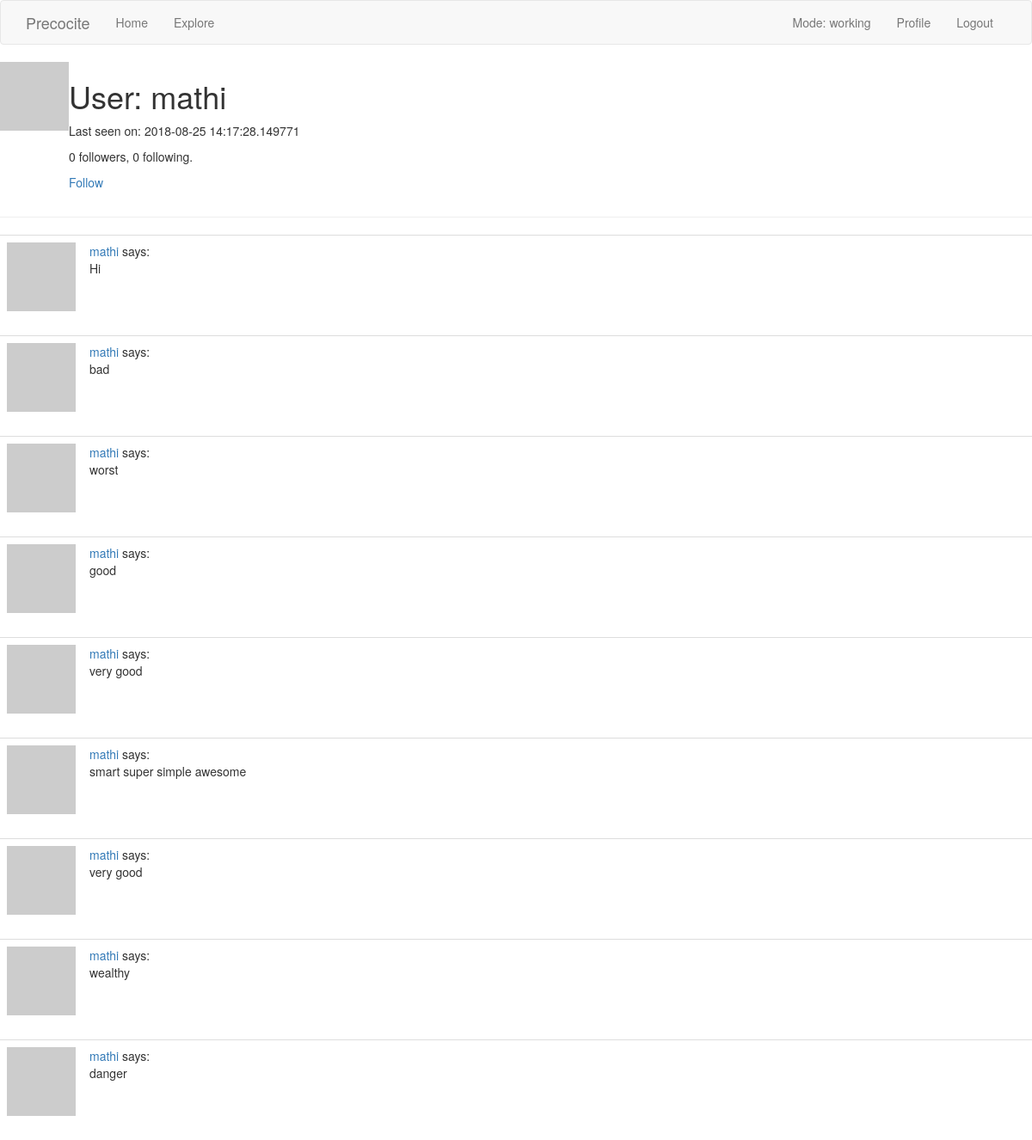
The page /user/mathi (signed in) on the database as committed earlier.
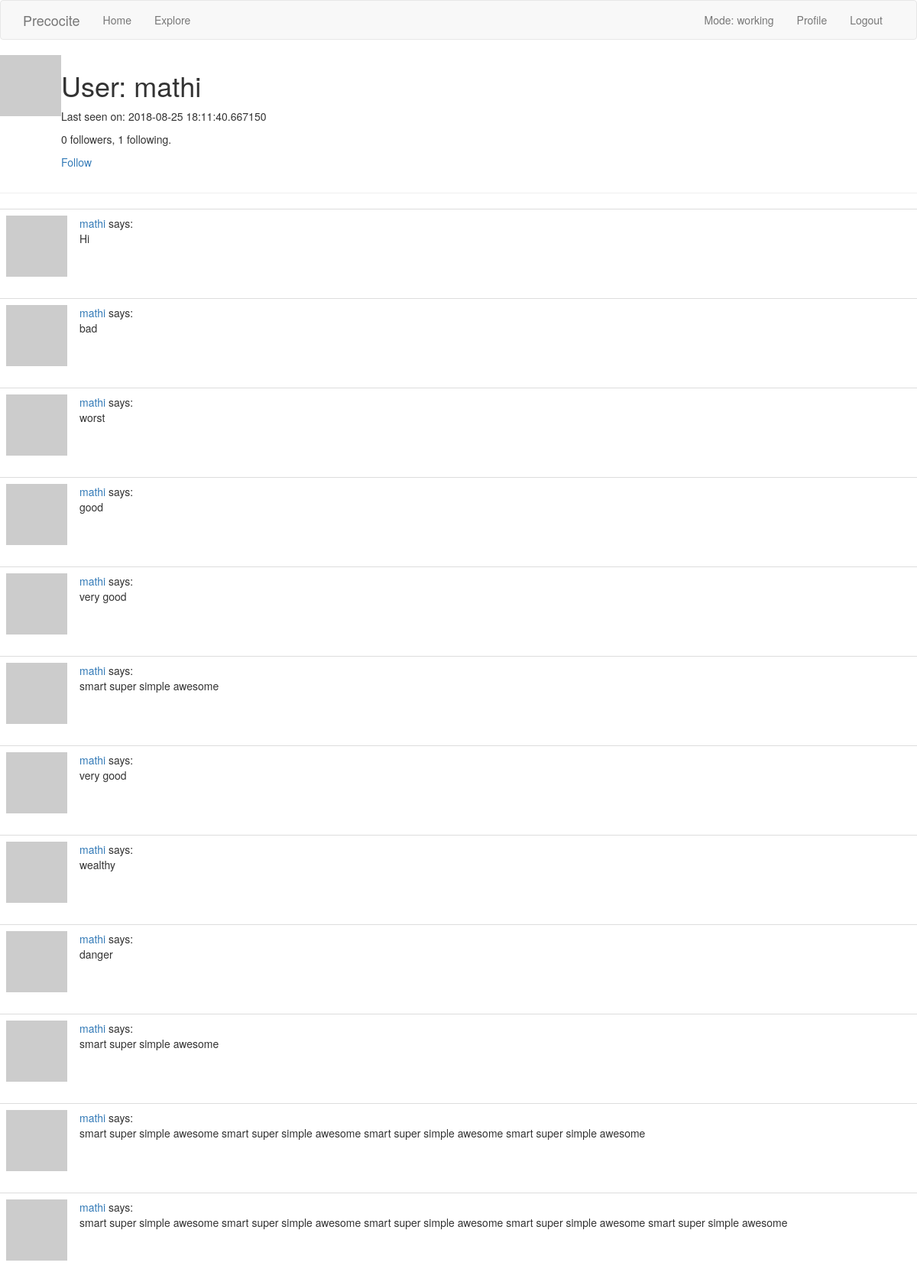
The same page on the database as committed later.
### app/models.py (models this page shows, shortened)
class User(UserMixin, db.Model):
    id = db.Column(db.Integer, primary_key=True)
    username = db.Column(db.String(64), index=True, unique=True)
    email = db.Column(db.String(120), index=True, unique=True)
    password_hash = db.Column(db.String(128))
    posts = db.relationship('Post', backref='author', lazy='dynamic')
    about_me = db.Column(db.String(140))
    last_seen = db.Column(db.DateTime, default=datetime.utcnow)
    current_mode = db.Column(db.String(64))
    current_polarity = db.Column(db.Float)
    def avatar(self, size):
        digest = md5(self.email.lower().encode('utf-8')).hexdigest()
        return 'https://www.gravatar.com/avatar/{}?d=identicon&s={}'.format(
            digest, size)
    followed = db.relationship(
        'User', secondary=followers,
        primaryjoin=(followers.c.follower_id == id),
        secondaryjoin=(followers.c.followed_id == id),
        backref=db.backref('followers', lazy='dynamic'), lazy='dynamic')
    def is_following(self, user):
        return self.followed.filter(
            followers.c.followed_id == user.id).count() > 0

class Post(db.Model):
    id = db.Column(db.Integer, primary_key=True)
    body = db.Column(db.String(140))
    timestamp = db.Column(db.DateTime, index=True, default=datetime.utcnow)
    user_id = db.Column(db.Integer, db.ForeignKey('user.id'))

### app/routes.py (the view)
@app.route('/user/<username>')
@login_required
def user(username):
    user = User.query.filter_by(username=username).first_or_404()
    posts = user.posts.all()
    return render_template('user.html',  user=user, posts=posts)

### app/models.py (called while the page is built)
@login.user_loader
def load_user(id):
    return User.query.get(int(id))

### app/routes.py (called while the page is built)
@app.before_request
def before_request():
    if current_user.is_authenticated:
        current_user.last_seen = datetime.utcnow()
        db.session.commit()

### app/templates/user.html (shortened to what this page needs)
{% extends "base.html" %}
{% block content %}
    <table>
        <tr valign="top">
            <td><img src="{{ user.avatar(128) }}"></td>
            <td>
                <h1>User: {{ user.username }}</h1>
                {% if user.last_seen %}<p>Last seen on: {{ user.last_seen }}</p>{% endif %}
                <p>{{ user.followers.count() }} followers, {{ user.followed.count() }} following.</p>
                {% if user == current_user %}
                <p><a href="{{ url_for('edit_profile') }}">Edit your profile</a></p>
                {% elif not current_user.is_following(user) %}
                <p><a href="{{ url_for('follow', username=user.username) }}">Follow</a></p>
                {% else %}
                <p><a href="{{ url_for('unfollow', username=user.username) }}">Unfollow</a></p>
                {% endif %}
            </td>
        </tr>
    </table>
    <hr>
    {% for post in posts %}
        {% include '_post.html' %}
    {% endfor %}
{% endblock %}

### app/templates/base.html (shortened to what this page needs)
{% extends 'bootstrap/base.html' %}
{% block navbar %}
    <nav class="navbar navbar-default">
        <div class="container">
            <div class="navbar-header">
                <a class="navbar-brand" href="{{ url_for('landing') }}">Precocite</a>
            </div>
            <div class="collapse navbar-collapse" id="bs-example-navbar-collapse-1">
                <ul class="nav navbar-nav">
                    <li><a href="{{ url_for('landing') }}">Home</a></li>
                    <li><a href="{{ url_for('explore') }}">Explore</a></li>
                </ul>
                <ul class="nav navbar-nav navbar-right">
                    {% if current_user.is_anonymous %}
                    <li><a href="{{ url_for('login') }}">Login</a></li>
                    {% else %}
                    <li><a class="navbar-nav"> Mode: {{ current_user.current_mode }}</a></li>
                    <li><a href="{{ url_for('user', username=current_user.username) }}">Profile</a></li>
                    <li><a href="{{ url_for('logout') }}">Logout</a></li>
                    {% endif %}
                </ul>
            </div>
        </div>
    </nav>
{% endblock %}

### app/templates/bootstrap/base.html (shortened to what this page needs)
{% block doc -%}
<!DOCTYPE html>
<html{% block html_attribs %}{% endblock html_attribs %}>
{%- block html %}
  <head>
    {%- block head %}
    {%- block styles %}
    <link href="{{bootstrap_find_resource('css/bootstrap.css', cdn='bootstrap')}}" rel="stylesheet">
    {%- endblock styles %}
    {%- endblock head %}
  </head>
  <body{% block body_attribs %}{% endblock body_attribs %}>
    {% block body -%}
    {% block navbar %}
    {%- endblock navbar %}
    {% block content -%}
    {%- endblock content %}
    {%- endblock body %}
  </body>
{%- endblock html %}
</html>
{% endblock doc -%}

### app/templates/_post.html
    <table class="table table-hover">
        <tr>
            <td width="70px">
                <a href="{{ url_for('user', username=post.author.username) }}">
                    <img src="{{ post.author.avatar(70) }}" />
                </a>
            </td>
            <td>
                <a href="{{ url_for('user', username=post.author.username) }}">
                    {{ post.author.username }}
                </a>
                says:
                <br>
                {{ post.body }}
            </td>
        </tr>
    </table>

Rows that differ between the two databases and show on the page:
changed User "mathi": last_seen "2018-08-25 14:17:28.149771" → "2018-08-25 18:11:40.667150"
added Post: author.username "mathi", body "smart super simple awesome"
added Post: author.username "mathi", body "smart super simple awesome smart super simple awesome smart super simple awesome smart super simple awesome"
added Post: author.username "mathi", body "smart super simple awesome smart super simple awesome smart super simple awesome smart super simple awesome smart super simple awesome"
Other text that changed with them:
{{ user.followed.count() }}: "0" → "1"
